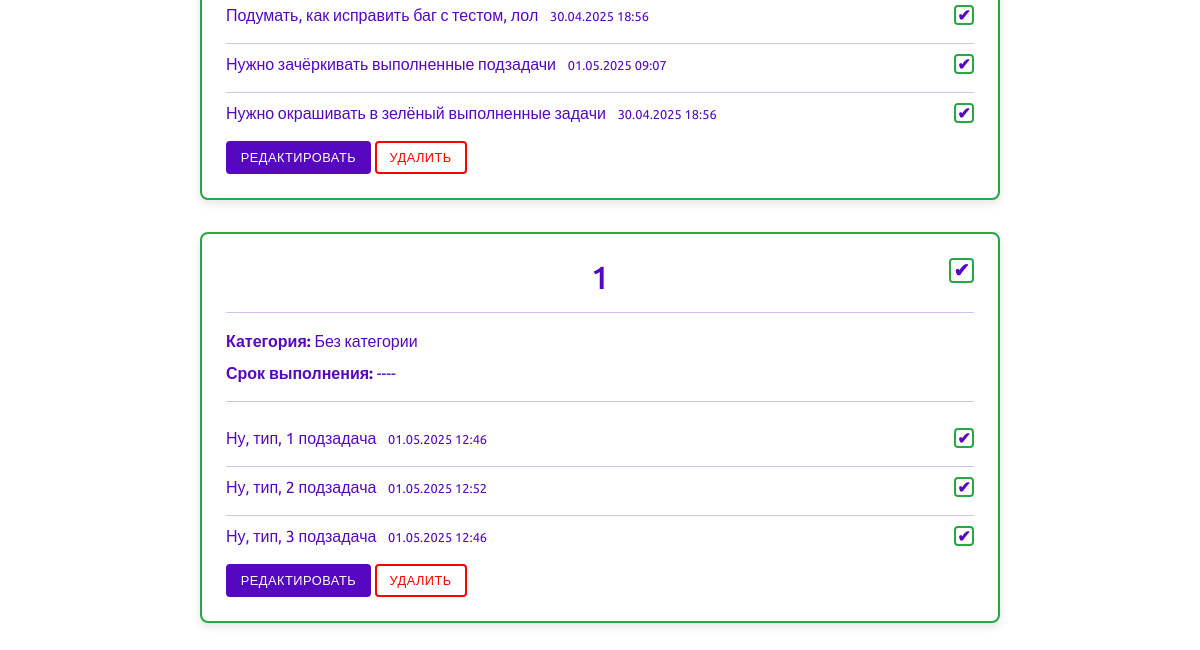
Page / (signed in, lower part) on the earlier database version.
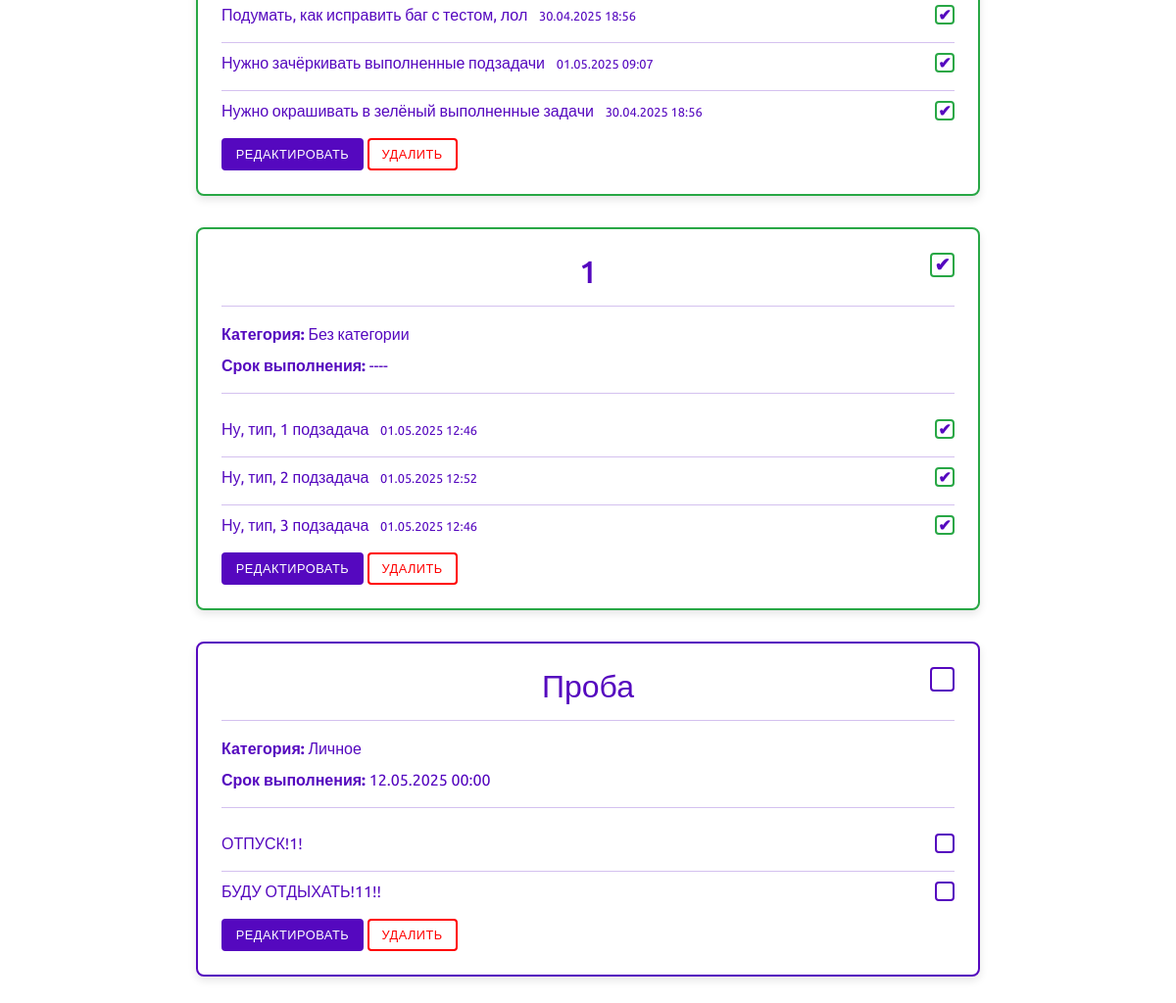
Same page on the later database version.
### task/models.py (models this page shows, shortened)
class SubTask(models.Model):
    task = models.ForeignKey(Task, on_delete=models.CASCADE, related_name='subtasks', verbose_name='Задача')
    description = models.TextField(blank=True, verbose_name='Подзадача')
    is_completed = models.BooleanField(default=False, verbose_name='Выполнена')
    create_date = models.DateTimeField(auto_now_add=True, verbose_name='Дата создания')
    completed_date = models.DateTimeField(null=True, blank=True, verbose_name='Дата выполнения')
    class Meta:
        ordering = ('create_date',)
        verbose_name = 'Позадача'
        verbose_name_plural = 'Подзадачи'
        default_related_name = 'subtasks'

class Task(models.Model):
    class Status(models.TextChoices):
        NOT_ACTIVE = 'not_active', 'Не активна'
        ACTIVE = 'active', 'Активна'
        COMPLETED = 'completed', 'Выполнена'
    title = models.CharField(max_length=100, verbose_name='Название задачи')
    slug = models.SlugField(max_length=100, unique=True, db_index=True, allow_unicode=True)
    user = models.ForeignKey(User, on_delete=models.CASCADE, verbose_name='Пользователь', related_name='tasks')
    category = models.ForeignKey(Category, on_delete=models.PROTECT, verbose_name='Категория', related_name='tasks')
    status = models.CharField(max_length=10, choices=Status.choices, default=Status.NOT_ACTIVE,
                              verbose_name='Статус задачи')
    create_date = models.DateTimeField(auto_now_add=True, db_index=True, verbose_name='Дата создания')
    due_date = models.DateTimeField(blank=True, null=True, verbose_name='Срок выполнения')
    class Meta:
        ordering = ('create_date',)
        verbose_name = 'Задача'
        verbose_name_plural = 'Задачи'
        constraints = [
            models.CheckConstraint(
                check=models.Q(due_date__gt=models.F('create_date')),
                name='check_due_date_after_create_date'
            )
        ]

class Category(models.Model):
    name = models.CharField(max_length=50, unique=True, verbose_name='Название')
    slug = models.SlugField(max_length=50, unique=True, db_index=True, allow_unicode=True)
    class Meta:
        ordering = ('name',)
        verbose_name = 'Категория'
        verbose_name_plural = 'Категории'

### task/views.py (the view)
# urls.py: path('', views.home, name='home'),
def home(request):
    if request.user.is_authenticated:
        tasks = Task.objects.filter(user=request.user).prefetch_related('subtasks')
    else:
        tasks = None
    context = {
        'tasks': tasks,
    }
    return render(request, 'task/home.html', context)

### task/templates/task/home.html (shortened to what this page needs)
{% extends 'base.html' %}
{% load django_bootstrap5 %}
{% load static %}
{% block content %}
    <div class="container mt-4">
        {% if user.is_authenticated %}
            {% for task in tasks %}
                <div class="task-card task-status-{{ task.status|lower }}">
                    <div class="task-header">
                        <h2 class="task-title">{{ task.title }}</h2>
                        <div class="task-status-indicator status-{{ task.status|lower }}"
                             data-task-id="{{ task.id }}"
                             data-url="{% url 'task:api_change_task_status' task.id %}"
                             title="Изменить статус">
                            {% if task.status == 'completed' %}
                                <span class="checkmark">&#10004;</span>
                            {% endif %}
                        </div>
                    </div>
                    <hr class="purple-line">
                    <p class="task-category"><strong>Категория:</strong> {{ task.category.name }}</p>
                    <p class="task-due-date"><strong>Срок
                        выполнения:</strong> {{ task.due_date|date:"d.m.Y H:i"|default:"----" }}</p>
                    <hr class="purple-line">
                    <div class="subtask-list">
                        {% for subtask in task.subtasks.all %}
                            <div class="subtask-item">
                                <div class="subtask-description">
                                    {{ subtask.description }}
                                    {% if subtask.is_completed %}
                                        <span class="small text-muted">{{ subtask.completed_date|date:"d.m.Y H:i" }}</span>
                                    {% endif %}
                                </div>
                                <div class="subtask-status-indicator subtask-status-{{ subtask.is_completed|yesno:'completed,not_completed' }}"
                                     data-subtask-id="{{ subtask.id }}"
                                     data-url="{% url 'task:api_change_subtask_status' subtask.id %}"
                                     title="Изменить статус">
                                    {% if subtask.is_completed %}
                                        <span class="checkmark">&#10004;</span>
                                    {% endif %}
                                </div>
                            </div>
                            {% if not forloop.last %}
                                <hr class="purple-line subtask-line">
                            {% endif %}
                        {% endfor %}
                    </div>
                    <div class="task-actions mt-3">
                        <a href="{% url 'task:task_edit' task.id %}" class="btn btn-add-task btn-sm">Редактировать</a>
                        <a href="#" class="btn btn-cancel btn-sm">Удалить</a>
                    </div>
                </div>
            {% empty %}
                <p class="text-center">Задач пока нет.</p>
            {% endfor %}
        {% else %}
            <p class="text-center">Авторизуйтесь, чтобы увидеть задачи.</p>
        {% endif %}
    </div>
{% endblock %}

### task/templates/base.html (shortened to what this page needs)
{% load django_bootstrap5 %}
{% bootstrap_css %}
{% load static %}
<!DOCTYPE html>
<html lang="ru">
<head>
    <link rel="stylesheet" href="{% static 'css/style.css' %}">
</head>
<body>
{% block content %}
{% endblock %}
</body>
</html>

### task/static/css/style.css (style rules this page uses)
body { background-color: #ffffff; color: #5508bf; font-family: 'Ubuntu', Arial, sans-serif; font-weight: 400; text-align: center; padding-top: 100px; }
* { color: #5508bf; }
a { color: #5508bf; text-decoration: none; }
.btn { display: inline-block; padding: 0.5rem 1.25rem; font-family: 'Ubuntu', sans-serif; font-weight: 500; font-size: 0.9rem; border-radius: 4px; text-transform: uppercase; letter-spacing: 0.5px; transition: all 0.3s ease; cursor: pointer; text-decoration: none; text-align: center; border: 2px solid transparent; }
.btn-cancel { background-color: white; color: #ff0000; border: 2px solid #ff0000; text-transform: uppercase; }
.text-muted { color: #5508bf !important; font-size: 0.8rem; }
.small { font-size: 0.8rem; }
.task-card { border: 2px solid; border-radius: 8px; padding: 1.5rem; margin-bottom: 2rem; background-color: white; position: relative; box-shadow: 0 4px 8px rgba(0, 0, 0, 0.1); max-width: 800px; margin: 2rem auto; text-align: left; }
.task-status-active { border-color: #5508bf; background-color: white; }
.task-status-completed { border-color: #28a745; background-color: white; }
.task-header { display: flex; justify-content: space-between; align-items: center; margin-bottom: 1rem; text-align: center; }
.task-title { text-align: center; flex-grow: 1; margin: 0; color: #5508bf; }
.task-status-indicator { width: 25px; height: 25px; border: 2px solid; border-radius: 4px; position: absolute; top: 1.5rem; right: 1.5rem; display: flex; justify-content: center; align-items: center; font-size: 1.2rem; font-weight: bold; background-color: white; }
.status-active { border-color: #5508bf; }
.status-completed { border-color: #28a745; color: #28a745; }
.purple-line { border: 0; height: 1px; background: #5508bf; margin: 1rem 0; }
.task-category, .task-due-date { margin-bottom: 0.5rem; color: #5508bf; text-align: left; }
.subtask-list { margin-top: 1.5rem; }
.subtask-item { display: flex; justify-content: space-between; align-items: center; margin-bottom: 1rem; }
.subtask-description { flex-grow: 1; margin-right: 1rem; color: #5508bf; text-align: left; word-wrap: break-word; overflow-wrap: break-word; word-break: break-all; }
.subtask-status-indicator { width: 20px; height: 20px; border: 2px solid; border-radius: 4px; display: flex; justify-content: center; align-items: center; font-size: 1rem; font-weight: bold; background-color: white; flex-shrink: 0; }
.subtask-status-not_completed { border-color: #5508bf; }
.subtask-status-completed { border-color: #28a745; color: #28a745; }
.subtask-item .small { font-size: 0.8rem; color: #6c757d; margin-left: 0.5rem; }
.purple-line.subtask-line { margin: 0.5rem 0; }
.task-status-indicator, .subtask-status-indicator { cursor: pointer; transition: transform 0.2s ease, background-color 0.3s ease; }
.btn-add-task { background-color: #5508bf; color: white; border: 2px solid #5508bf; display: inline-block; padding: 0.5rem 1.25rem; font-family: 'Ubuntu', sans-serif; font-weight: 500; font-size: 0.9rem; border-radius: 4px; text-transform: uppercase; letter-spacing: 0.5px; transition: all 0.3s ease; cursor: pointer; text-decoration: none; text-align: center; }
.btn-sm { padding: 0.3rem 0.8rem;!important; font-size: 0.8rem;!important; }

Differences in the rows shown:
added Task: title "Проба", category.name "Личное", due_date "12.05.2025 00:00", status "active" (drawn)
added SubTask: description "ОТПУСК!1!", is_completed False (drawn), shown under "Проба"
added SubTask: description "БУДУ ОТДЫХАТЬ!11!!", is_completed False (drawn), shown under "Проба"
